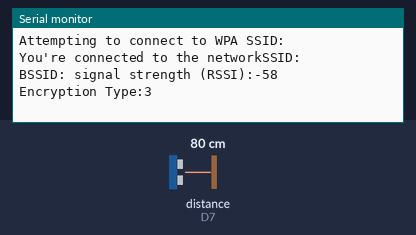
Bench run of a sketch on a simulated Arduino MKR. On the bench: the last lines printed to the serial monitor. The inputs (shaded band) are chosen by the test bench; at power-on: distance to the obstacle (sensor on D7) 80 cm. WiFi joins after 1.5 s; servers stay silent unless stated; not simulated (calls return 0 or success): arduino_secrets.h.

Above: at 12.7 s.
12.8 s: distance to the obstacle (sensor on D7) set to 145 cm
At 22.6 s:
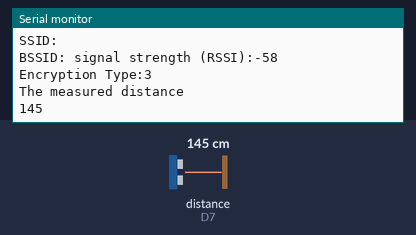
27.8 s: distance to the obstacle (sensor on D7) set to 153 cm
At 34.7 s:
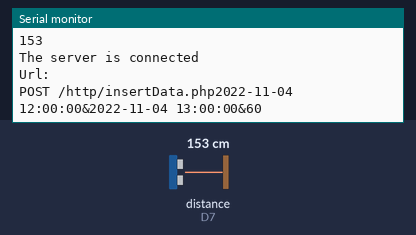

Measured:
- the behaviour switches between 149 and 150 cm on distance to the obstacle (sensor on D7) (found by bisection; images 1 and 2)
- after the input at 12.8 s, the serial monitor: prints a new line after 8.7 s (image 1)
- after the input at 27.8 s, the serial monitor: prints a new line after 4.7 s (image 2)

The sketch:

arduino-projekt.ino
```cpp
#include <Ultrasonic.h>
#include <SPI.h>
#include <WiFiNINA.h>
#include <time.h>
#include <stdio.h>

#include "arduino_secrets.h"

//==============================================================================================

Ultrasonic ultrasonic(7);

// + "&"+

char ssid[] = SECRET_SSID;
char pass[] = SECRET_PASS;
int status = WL_IDLE_STATUS;

long measuredLength;
String schrankAuf = "2022-11-04 12:00:00";
String schrankZu = "2022-11-04 13:00:00";
int schrankOffenDauer = 60;

IPAddress server_addr(185,27,134,117);
WiFiClient client;


String http_url = "POST /http/insertData.php";
String http_request;
int http_ServerStatus = false;

//===============================================================================================

void httppost_request(long measuredLength) {
  client.stop();

  if (!client.connected()) {
    client.connect(server_addr, 80);
    if (!client.connected()) {
      http_ServerStatus = false;
      Serial.println("The server is not connected");
    } else {
      http_ServerStatus = true;
      Serial.println("The server is connected");
    }
  }
  if (http_ServerStatus) {
    http_request = http_url+ schrankAuf+ "&"+ schrankZu+ "&"+ schrankOffenDauer;
    client.println(http_request);
    Serial.println("Url: \n");
    Serial.println(http_request);
  }
}

// void getTime() {
//   time_t rawtime;
//   struct tm * timeinfo;

//   time(&rawtime);
//   timeinfo = localtime(&rawtime);
//   Serial.println("Current local time and date: %s", asctime(timeinfo));
// }


void getMeasuredLength() {
  // put your main code here, to run repeatedly:
  Serial.println("The measured distance");
  measuredLength = ultrasonic.MeasureInCentimeters();
  Serial.println(measuredLength);
  delay(1000);

  if (measuredLength >= 150) {
    httppost_request(measuredLength);
  }
}


void setup() {
  // put your setup code here, to run once:
  Serial.begin(115200);

  while(!Serial) {
    ;
  }

  if (WiFi.status() == WL_NO_MODULE) {
    Serial.println("communication with WiFi module failed");
    while (true);
  }

  while (status != WL_CONNECTED) {
    Serial.println("Attempting to connect to WPA SSID: ");
    Serial.println(ssid);

    status = WiFi.begin(ssid, pass);

    delay(10000);
  }

  Serial.print("You're connected to the network");
  printCurrentNet();

}

void loop() {
  delay(10000);
  printCurrentNet();

  getMeasuredLength();
  // getTime();
}


//==============================================================================================


void printCurrentNet() {
  // print the SSID of the network you're attached to:
  Serial.print("SSID: ");
  Serial.println(WiFi.SSID());

  // print the MAC address of the router you're attached to:
  byte bssid[6];
  WiFi.BSSID(bssid);
  Serial.print("BSSID: ");

  // print the received signal strength:
  long rssi = WiFi.RSSI();
  Serial.print("signal strength (RSSI):");
  Serial.println(rssi);

  // print the encryption type:
  byte encryption = WiFi.encryptionType();
  Serial.print("Encryption Type:");
  Serial.println(encryption, HEX);
  Serial.println();
}
```
